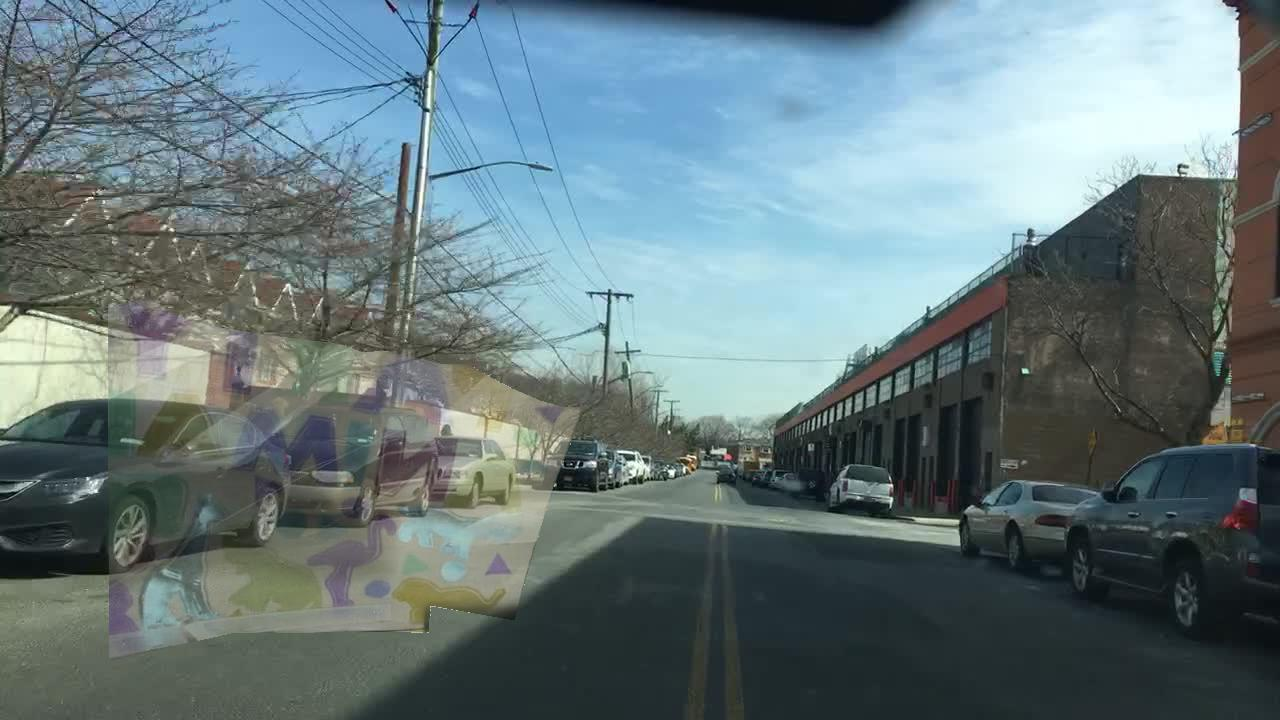
#> input picture utils/combined_image_transparency_adjusted.jpg, 1280 x 720 px, given as the content of the folder /home/boryant/desktop/T/, which was not available
$ python '真实反射合成图像.py'   (older library calls are emulated)
#> lines starting #> are read from the running program, lines starting #| are printed output that depends on the picture; after the words box and inside, x2 and y2 are one past the last pixel; in counts of white or black regions, pixels touching at a corner belong together; pictures that were not available may be replaced by others from this repository, and a replacement may not be noted
from __future__ import division
import os, cv2
import numpy as np
import scipy.stats as st


# Adjust the paths according to your directory structure
train_t_path = "/home/boryant/desktop/T/"
train_r_path = "/home/boryant/desktop/R/"
train_b_path = "/home/boryant/desktop/B/"


IMG_EXTENSIONS = [
    '.jpg', '.JPG', '.jpeg', '.JPEG',
    '.png', '.PNG', '.ppm', '.PPM', '.bmp', '.BMP',
]


def is_image_file(filename):
#> further down, t_img is the input picture: shape (720, 1280, 3); mean B, G, R 124.9, 121.1, 102.7
    return any(filename.endswith(extension) for extension in IMG_EXTENSIONS)

# [15 lines of commented-out code are left out]
def gkern(kernlen_x=1280, kernlen_y=720, nsig=1):
    """Returns a 2D Gaussian kernel array."""
    interval_x = (2 * nsig + 1.) / (kernlen_x)
    x = np.linspace(-nsig - interval_x / 2., nsig + interval_x / 2., kernlen_x + 1)
    kern1d_x = np.diff(st.norm.cdf(x))

    interval_y = (2 * nsig + 1.) / (kernlen_y)
    y = np.linspace(-nsig - interval_y / 2., nsig + interval_y / 2., kernlen_y + 1)
    kern1d_y = np.diff(st.norm.cdf(y))

    kernel_raw = np.sqrt(np.outer(kern1d_y, kern1d_x))
    kernel = kernel_raw / kernel_raw.sum()
    kernel = kernel / kernel.max()
    return kernel


def syn_data(t, r, train_b, index):
    # 对透射层（t）和反射层（r）图像进行伽马校正，增加对比度，使得颜色更饱和
#> called with train_b = '/home/boryant/desktop/B/', index = 'adjusted'
    t = np.power(t, 2.2)
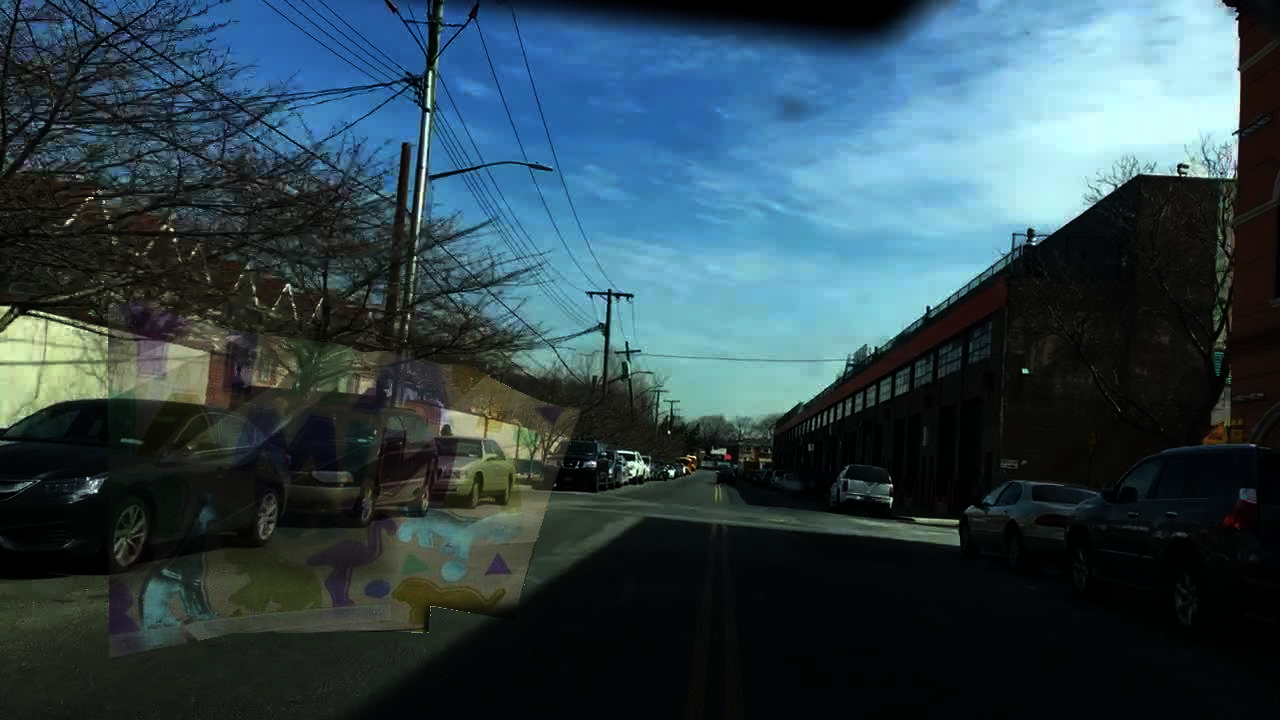
#> t: shape (720, 1280, 3) float32; mean of channels 0, 1, 2 0.304, 0.271, 0.189; drawn as B, G, R
    r = np.power(r, 2.2)


    r_blur = r
    # sz必须是奇数 sigma X Y方向上的高斯核标准偏差

    # 将模糊后的反射层与透射层相加，创建初步的反射效果
    blend = r_blur + t


    att = 1.08 + np.random.random() / 10.0

    # 通过对混合图像的每个颜色通道进行操作，调整亮度和对比度，以确保图像的亮度在合理范围内
    for i in range(3):
        maski = blend[:, :, i] > 1
        mean_i = max(1., np.sum(blend[:, :, i] * maski) / (maski.sum() + 1e-6))
        r_blur[:, :, i] = r_blur[:, :, i] - (mean_i - 1) * att
#> this loop made 3 passes
#> mean_i on passes 1 to 3: 1.53, 1.46, 1.31
#> pass 1, in syn_data, `maski = blend[:, :, i] > 1`:
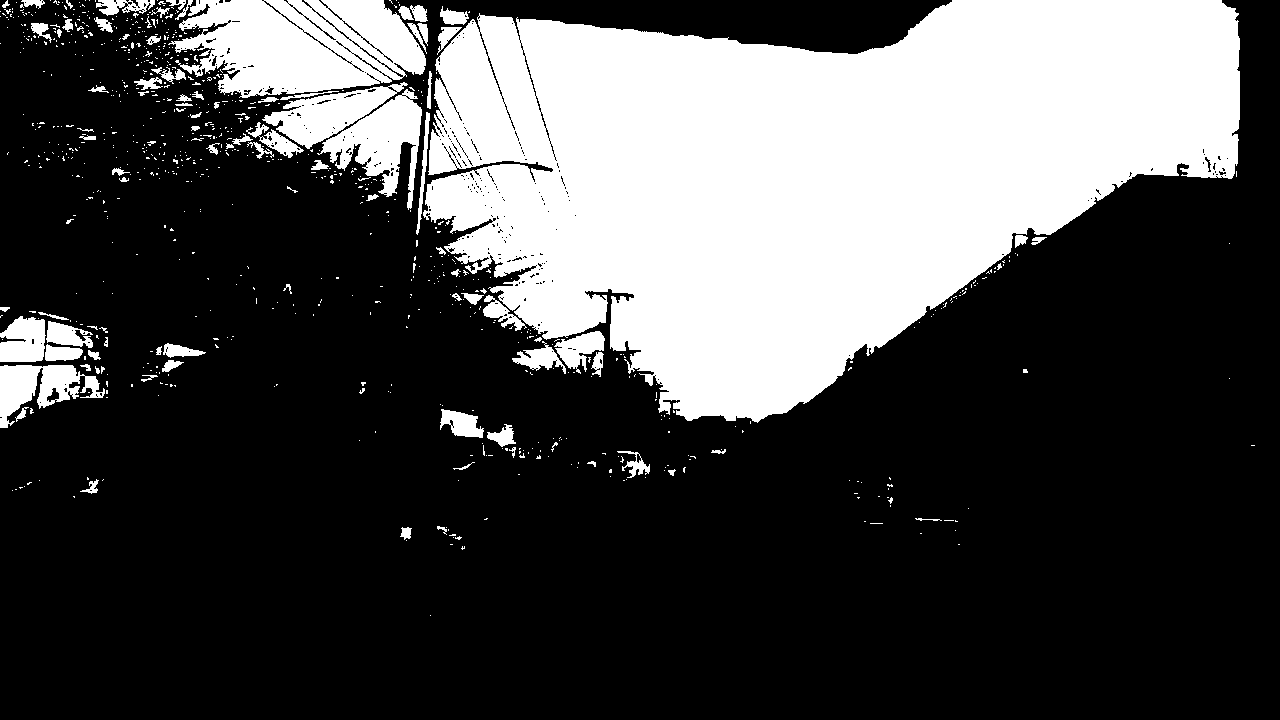
#> maski: shape (720, 1280) bool; 29.3% white; 843 white regions (748 under 20 px), largest, box (x1, y1, x2, y2) and area: (423, 0, 1240, 423) 223091, (168, 0, 426, 98) 17828, (317, 89, 422, 210) 5115
#> after the loop:
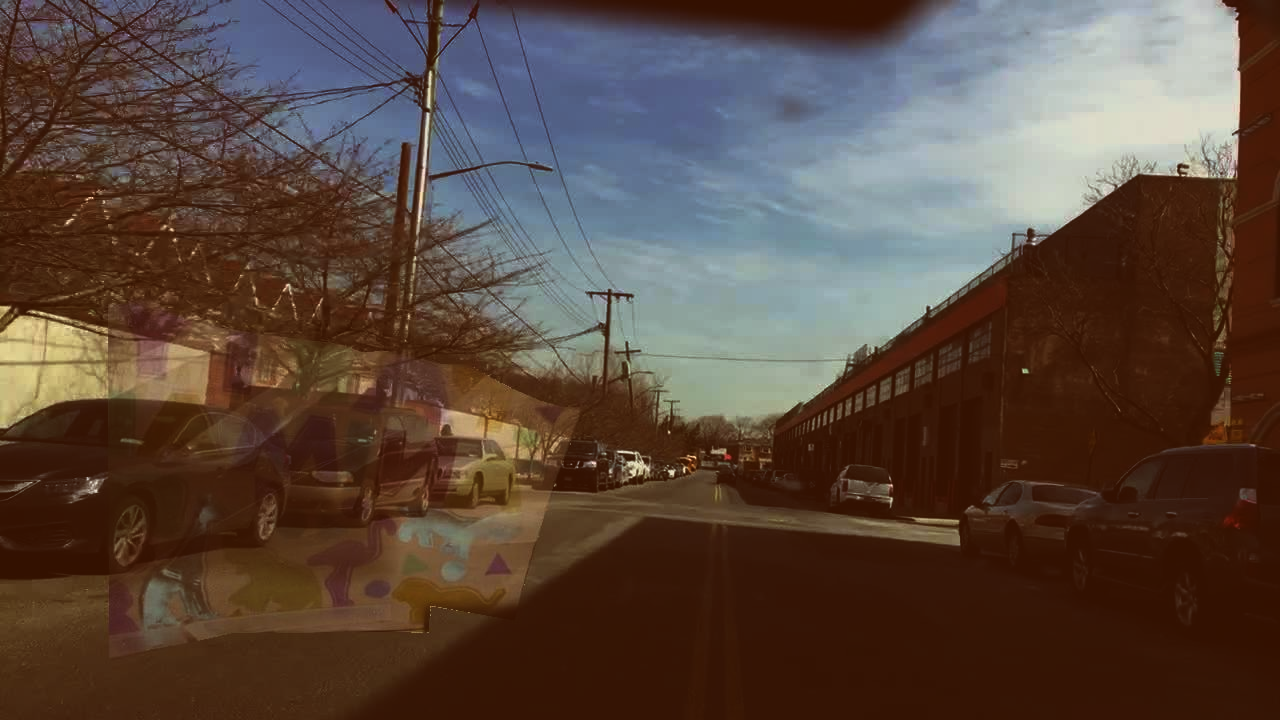
#> r_blur: shape (720, 1280, 3) float32; mean of channels 0, 1, 2 -0.301, -0.252, -0.164; drawn with min black and max white
    r_blur[r_blur >= 1] = 1
    r_blur[r_blur <= 0] = 0


    alpha2 = 1 - np.random.random() / 5.0
    blend = r_blur + t * alpha2


    # 通过对混合图像、透射层、反射层应用逆伽马校正，将图像的颜色空间恢复到原始状态
    t = np.power(t, 1 / 2.2)
    r_blur_mask = np.power(r_blur, 1 / 2.2)
    blend = np.power(blend, 1 / 2.2)
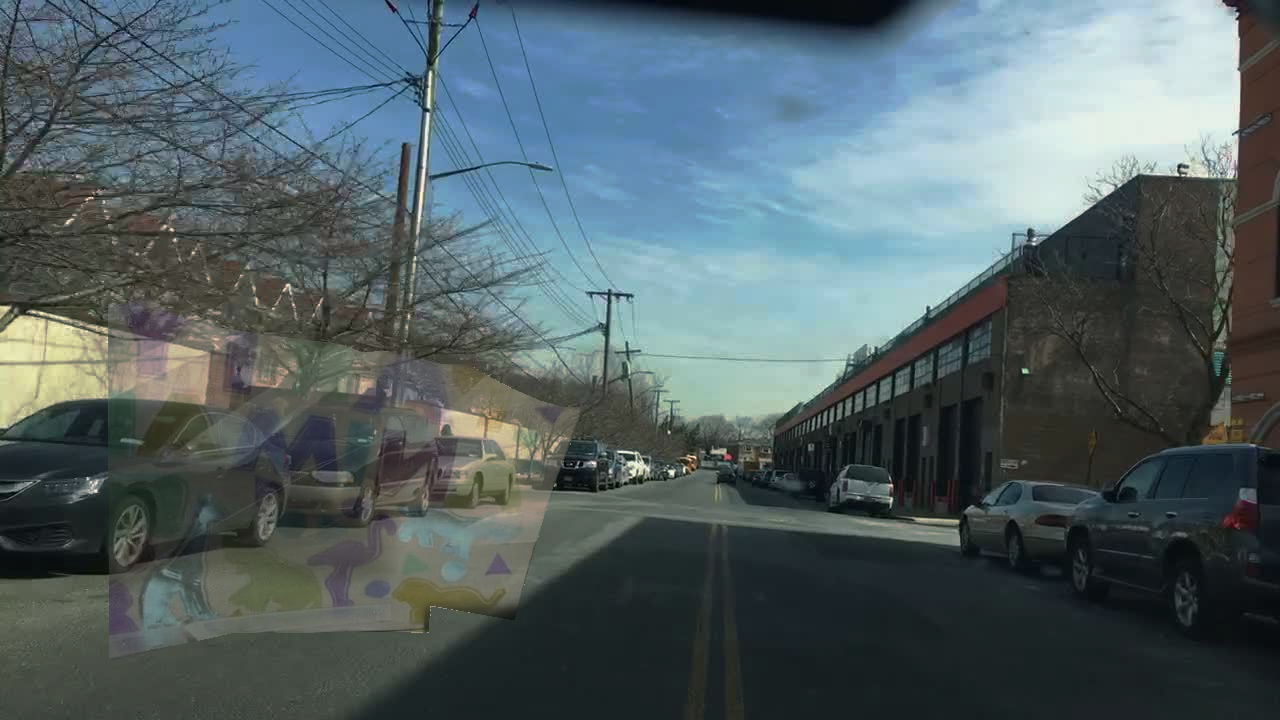
#> blend: shape (720, 1280, 3) float32; mean of channels 0, 1, 2 0.481, 0.464, 0.395; drawn with min black and max white
    blend[blend >= 1] = 1
#> blend: shape (720, 1280, 3) float32; 7.4% of pixels changed, all inside (x1, y1, x2, y2) = (0, 0, 1240, 502)
    blend[blend <= 0] = 0


    cv2.imwrite(os.path.join(train_b, "SynData_{}.jpg".format(str(index))),
                cv2.normalize(blend, None, 0, 255, cv2.NORM_MINMAX, cv2.CV_32F))
    print("saved blended{}.jpg".format(str(index)))

    return blend


def prepare_data(train_t_path, train_r_path):
    t_images = [os.path.join(train_t_path, f) for f in os.listdir(train_t_path) if is_image_file(f)]
    r_images = [os.path.join(train_r_path, f) for f in os.listdir(train_r_path) if is_image_file(f)]
    return t_images, r_images


if True:
    t_images_list, r_images_list = prepare_data(train_t_path, train_r_path)

    for (t_path, r_path) in zip(t_images_list, r_images_list):
        t_img = cv2.imread(t_path, -1)
        r_img = cv2.imread(r_path, -1)
        image_index = t_path.split('/')[-1].split('.')[0].split('_')[-1]


        # Resize reflection image to match transmission image (1280x720)
        """
        cv2.resize() 函数使用了 INTER_AREA 插值方法，这通常用于缩小图片时保持较好的质量
        如果反射层图片需要被放大，可能需要选择其他插值方法，如 cv2.INTER_LINEAR 或 cv2.INTER_CUBIC
        """
        if r_img.shape[0] > 720 and r_img.shape[1] > 1280:
            r_img_resized = cv2.resize(r_img, (1280, 720), interpolation=cv2.INTER_AREA)
        else:
            r_img_resized = cv2.resize(r_img, (1280, 720), interpolation=cv2.INTER_CUBIC)


        # Convert images to float and normalize
        t_img = np.float32(t_img) / 255.0
        r_img_resized = np.float32(r_img_resized) / 255.0


        syn_data(t_img, r_img_resized, train_b_path, image_index)
